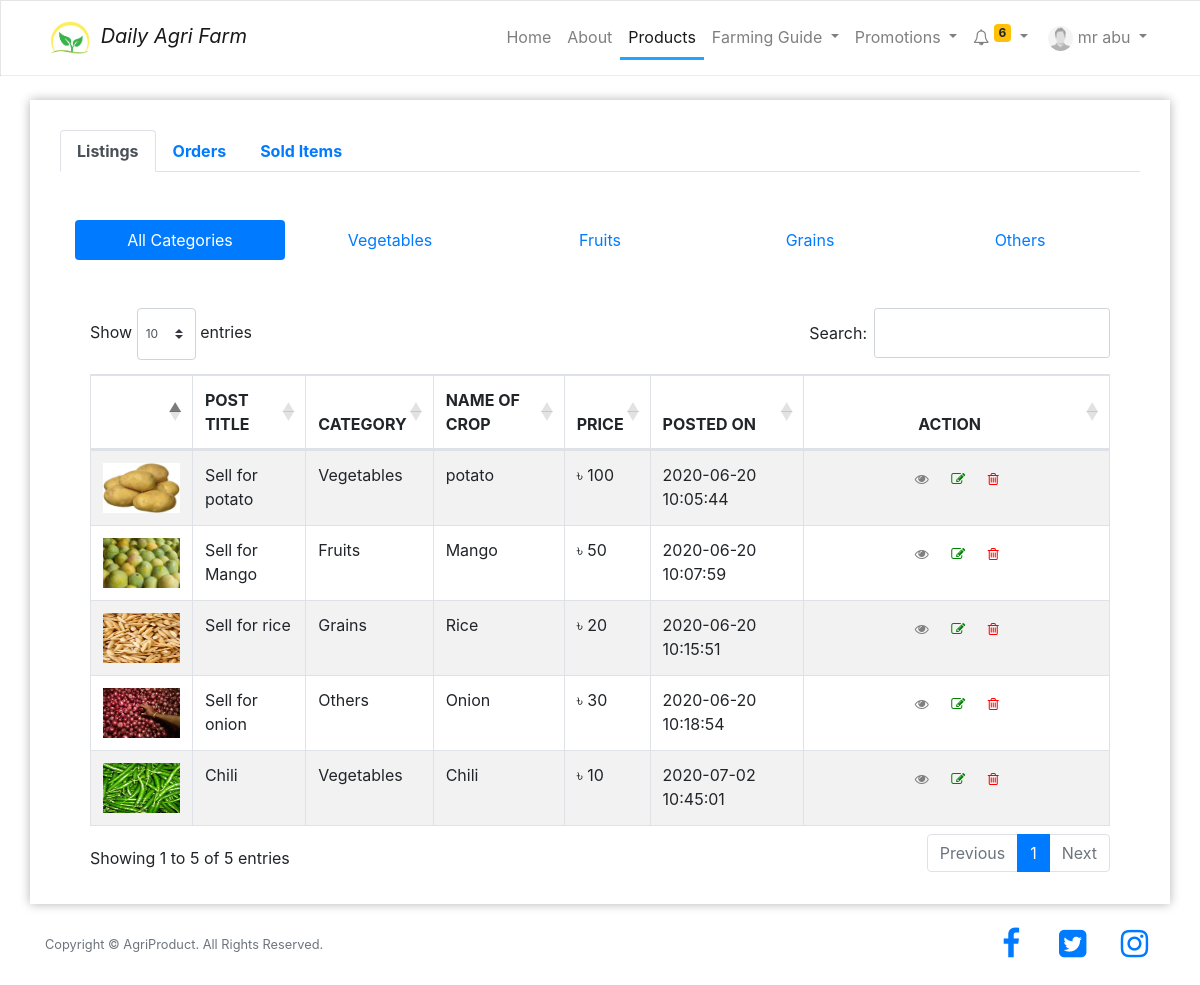
The page /agrifarm/farmer/all-order.php (signed in) on the database its author committed.
### tables this page shows
CREATE TABLE `users` (
  `id` int(11) NOT NULL,
  `email` varchar(200) NOT NULL,
  `password` varchar(200) NOT NULL,
  `firstname` varchar(200) DEFAULT NULL,
  `lastname` varchar(200) DEFAULT NULL,
  `phone` varchar(200) DEFAULT NULL,
  `role` int(11) NOT NULL,
  `address` varchar(200) DEFAULT NULL,
  `zipcode` int(11) DEFAULT NULL,
  `country` varchar(100) DEFAULT NULL,
  `state` varchar(100) DEFAULT NULL,
  `profile_pic` varchar(250) DEFAULT NULL,
  `member_since` datetime NOT NULL DEFAULT current_timestamp()
);

CREATE TABLE `post` (
  `id` int(11) NOT NULL,
  `user_id` int(11) NOT NULL,
  `time_posted` datetime NOT NULL DEFAULT current_timestamp(),
  `post_title` varchar(200) DEFAULT NULL,
  `post_name` varchar(200) DEFAULT NULL,
  `post_category` varchar(200) DEFAULT NULL,
  `post_amount` int(200) NOT NULL DEFAULT 0,
  `post_price` int(200) NOT NULL DEFAULT 0,
  `post_phone` varchar(200) DEFAULT NULL,
  `post_description` text DEFAULT NULL,
  `post_photo` varchar(200) DEFAULT NULL,
  `post_address` varchar(250) DEFAULT NULL,
  `post_zip` int(200) DEFAULT NULL,
  `post_city` varchar(200) DEFAULT NULL,
  `post_country` varchar(200) DEFAULT NULL
);

### agrifarm/session.php (called while the page is built, shortened)
<?php
	include '../conn.php';
	$sql = "SELECT * FROM users WHERE id = '".$_SESSION['user']."'";
	$query = $conn->query($sql);
	$user = $query->fetch_assoc();
?>

### agrifarm/farmer/all-order.php (the view, shortened to what this page needs)
<?php
  include '../session.php';
?>
<!DOCTYPE html>
<html lang="en">
<head>
    <link rel="stylesheet" href="https://stackpath.bootstrapcdn.com/font-awesome/4.7.0/css/font-awesome.min.css">
    <link rel="stylesheet" href="https://maxcdn.bootstrapcdn.com/bootstrap/4.4.1/css/bootstrap.min.css">
    <link rel="stylesheet" href="https://cdnjs.cloudflare.com/ajax/libs/twitter-bootstrap/4.1.3/css/bootstrap.css">
    <link rel="stylesheet" type="text/css" href="https://cdn.datatables.net/1.10.20/css/dataTables.bootstrap4.min.css">
    <link rel="stylesheet" href="../css/custom.css">
</head>
<header class="header">
<nav class="navbar navbar-expand-lg navbar-light bg-light" style="box-shadow: inset 1px 1px 0 rgba(0,0,0,.1), inset 0 -1px 0 rgba(0,0,0,.07); ">
  <div class="container">
      <a class="navbar-brand" href="index.php" style="font-style: italic;">
        <img src="../images/logo.png" alt="logo" width="50px" height="50px">
        Daily Agri Farm
      </a>
  <div class="collapse navbar-collapse" id="navbarNav">
    <ul class="nav navbar-nav ml-auto">
      <li class="nav-item">
        <a class="nav-link" href="index.php">Home <span class="sr-only">(current)</span></a>
      </li>
      <li class="nav-item">
        <a class="nav-link" href="about.php">About</a>
      </li>
      <li class="nav-item active">
        <a class="nav-link" href="all-order.php">Products</a>
      </li>
      <li class="nav-item dropdown">
        <a class="nav-link dropdown-toggle" href="#" id="navbarDropdown" role="button" data-toggle="dropdown" aria-haspopup="true" aria-expanded="false">
              Farming Guide
        </a>
      </li>
      <li class="nav-item dropdown">
        <a class="nav-link dropdown-toggle" href="#" id="navbarDropdown" role="button" data-toggle="dropdown" aria-haspopup="true" aria-expanded="false">
              Promotions
        </a>
      </li>
      <li class="nav-item dropdown">
        <a class="nav-link dropdown-toggle" href="#" id="navbarDropdown" role="button" data-toggle="dropdown" aria-haspopup="true" aria-expanded="false">
          <i class="fa fa-bell-o"></i>
          <?php
          $sql = "SELECT * FROM order_item WHERE seller_id = '".$user['id']."' AND status =1 ORDER BY order_date desc";
          $query = $conn->query($sql);
          $num_notifications = mysqli_num_rows($query);
          if (!mysqli_num_rows($query)) {
            echo '';
          }
          else {
          ?>
            <sup class="badge badge-warning"><?php echo $num_notifications; ?></sup>
          <?php
            }
          ?>
        </a>
      </li>
      <?php
        $photo = $user["profile_pic"];
        if($photo != "")
        {
          $img = $user["profile_pic"];
        }
        else
        {
          $img = "profile.jpg";
        }
      ?>
      <li class="nav-item dropdown">
        <a class="nav-link dropdown-toggle" href="#" id="navbarDropdown" role="button" data-toggle="dropdown" aria-haspopup="true" aria-expanded="false">
          <img src="../images/<?php echo $img; ?>" alt="" class="img-circle" style="border-radius: 50%;width: 25px; height: 25px;" /> <?php echo $user['firstname'], " ", $user['lastname']; ?>
        </a>
      </li>
    </ul>
  </div>
</nav>
</header>
<body>
<br>
<?php
  $sql = "SELECT * FROM post WHERE user_id = '".$_SESSION['user']."' ";
  $query = $conn->query($sql);
?>
<div class="container" style="min-height: 80vh;padding: 30px;box-shadow: 0 0 10px rgb(0,0,0,0.3);">
  <ul class="nav nav-tabs" role="tablist">
    <li class="nav-item">
      <a class="nav-link active" href="#home" style="font-weight: bold;">Listings</a>
    </li>
    <li class="nav-item">
      <a class="nav-link" href="orders.php" style="font-weight: bold;">Orders</a>
    </li>
    <li class="nav-item">
      <a class="nav-link" href="sold-orders.php" style="font-weight: bold;">Sold Items</a>
    </li>
  </ul>
  <div class="tab-content">
    <div id="home" class="container tab-pane active"><br><br>
      <ul class="nav nav-pills nav-justified">
        <li class="nav-item">
          <a class="nav-link active" data-toggle="tab" href="#all">All Categories</a>
        </li>
        <li class="nav-item">
          <a class="nav-link" data-toggle="tab" href="#vegetable">Vegetables</a>
        </li>
        <li class="nav-item">
          <a class="nav-link" data-toggle="tab" href="#fruit">Fruits</a>
        </li>
        <li class="nav-item">
          <a class="nav-link" data-toggle="tab" href="#grain">Grains</a>
        </li>
        <li class="nav-item">
          <a class="nav-link" data-toggle="tab" href="#other">Others</a>
        </li>
      </ul><br><br>
      <div class="tab-content">
        <div class="tab-pane container active" id="all">
          <div class="table-responsive">
            <table id="example" class="table table-striped table-bordered" style="width:100%">
                  <thead>
                      <tr>
                          <th width="10%"></th>
                          <th>POST TITLE</th>
                          <th>CATEGORY</th>
                          <th>NAME OF CROP</th>
                          <th>PRICE</th>
                          <th>POSTED ON</th>
                          <th class="text-center" width="30%" width="30%">ACTION</th>
                      </tr>
                  </thead>
                  <tbody>
              <?php
                    while ($row = $query->fetch_assoc()) {
                      echo '
                          <tr>
                            <td class="text-center"><img src="../images/'.$row["post_photo"].'" class="img-responsive" width="50px" height="50px"/></td>
                            <td>'.$row["post_title"].'</td>
                            <td>'.$row["post_category"].'</td>
                            <td>'.$row["post_name"].'</td>
                            <td>৳ '.$row["post_price"].'</td>
                            <td>'.$row["time_posted"].'</td>
                            <td class="text-center">
                              <a href="post_view.php?id='.$row["id"].'" title="View Post">
                                <button class="btn btn-sm btn-flat"><i class="fa fa-eye" style="color:gray"></i></button>
                              </a>
                              <a href="post_edit.php?id='.$row["id"].'" title="Edit Post">
                                <button class="btn btn-sm btn-flat"><i class="fa fa-edit" style="color:green"></i></button>
                              </a>
                              <a href="delete_post.php?id='.$row["id"].'" title="Delete Post">
                                <button class="btn btn-sm btn-flat"><i class="fa fa-trash-o" style="color:red"></i></button>
                              </a>
                            </td>
                          </tr>
                      ';
                  }
              ?>
              </tbody>
            </table>
          </div>
        </div>
      </div>
    </div>
  </div>
  </div>
<br>
<?php include '../footer.php'; ?>
</body>
</html>

### agrifarm/footer.php
<footer class="footer bg-light">
  <div class="container">
    <div class="row">
      <div class="col-lg-6 h-100 text-center text-lg-left my-auto">
        <p class="text-muted small mb-4 mb-lg-0">Copyright &copy; AgriProduct. All Rights Reserved.</p>
      </div>
      <div class="col-lg-6 h-100 text-center text-lg-right my-auto">
        <ul class="list-inline mb-0">
          <li class="list-inline-item mr-3">
            <a target="_blank" href="https://facebook.com">
              <i class="fa fa-facebook fa-2x fa-fw"></i>
            </a>
          </li>
          <li class="list-inline-item mr-3">
            <a target="_blank" href="https://twitter.com">
              <i class="fa fa-twitter-square fa-2x fa-fw"></i>
            </a>
          </li>
          <li class="list-inline-item">
            <a target="_blank" href="https://instagram.com">
              <i class="fa fa-instagram fa-2x fa-fw"></i>
            </a>
          </li>
        </ul>
      </div>
    </div><br>
  </div>
</footer>

### agrifarm/css/custom.css (style rules this page uses)
body { min-height: 100vh; }
li.nav-item.active { border-bottom: 3px solid #20a6ff; }
.bg-light { background-color: #fff!important; }
.tab-content { overflow: hidden; }
.tab-content img { width: 100%; -webkit-animation-name: opacity; animation-name: opacity; -webkit-animation-duration: .3s; animation-duration: .3s; }

### rows shown on the page
users: firstname "mr", lastname "abu"
post: post_photo (picture), post_title "Sell for potato", post_category "Vegetables", post_name "potato", post_price "100", time_posted "2020-06-20 10:05:44"
post: post_photo (picture), post_title "Sell for Mango", post_category "Fruits", post_name "Mango", post_price "50", time_posted "2020-06-20 10:07:59"
post: post_photo (picture), post_title "Sell for rice", post_category "Grains", post_name "Rice", post_price "20", time_posted "2020-06-20 10:15:51"
post: post_photo (picture), post_title "Sell for onion", post_category "Others", post_name "Onion", post_price "30", time_posted "2020-06-20 10:18:54"
post: post_photo (picture), post_title "Chili", post_category "Vegetables", post_name "Chili", post_price "10", time_posted "2020-07-02 10:45:01"

### other values the page prints
$num_notifications "6"
